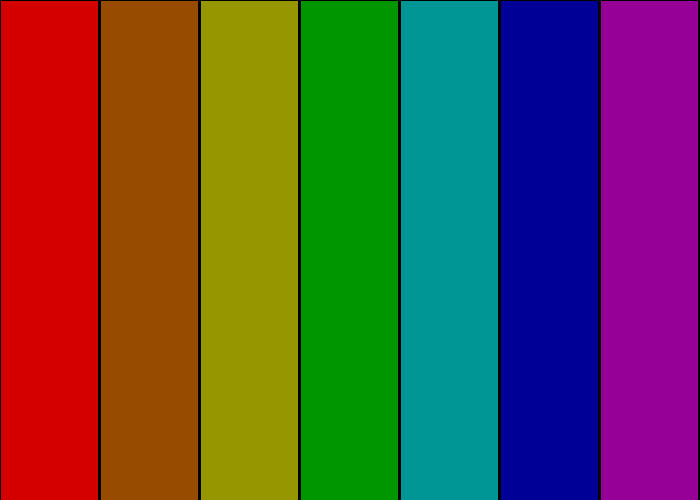
Frame 1 (no input)
Frame 60 (the mouse pressed at the canvas centre just before this capture): identical to frame 1, image omitted
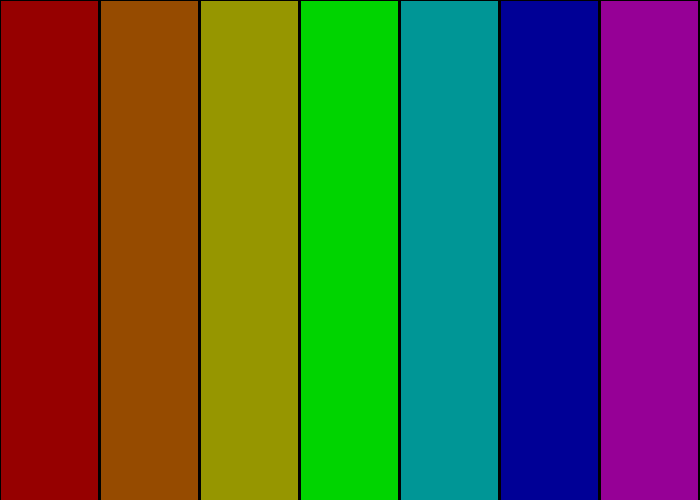
Frame 120 (the mouse held since frame 60 and released just before this capture)

The Processing sketch that drew these frames (run headless with seeded random() and noise(); from frame 60 on, the mouse is pressed at the canvas centre):

// Processing sketch: ColorFullPianoExercise
// ── ColorFullPianoExercise.pde
void setup() {
  size(700, 500);
}

void draw() {
  background(0);

  fill(255, 0, 0, 150);
  rect(0, 0, 98, 500);


  fill(255, 128, 0, 150);
  rect(100, 0, 98, 500);


  fill(255, 255, 0, 150);
  rect(200, 0, 98, 500);


  fill(0, 255, 0, 150);
  rect(300, 0, 98, 500);


  fill(0, 255, 255, 150);
  rect(400, 0, 98, 500);


  fill(0, 0, 255, 150);
  rect(500, 0, 98, 500);

  fill(255, 0, 255, 150);
  rect(600, 0, 98, 500);

  if (mouseX >= 600) {
    fill(255, 0, 255);
    rect(600, 0, 98, 500);
  }

  else if (mouseX >= 500) {
    fill(0, 0, 255, 150);
    rect(500, 0, 98, 500);
  }

  else if (mouseX >= 400) {
    fill(0, 255, 255, 150);
    rect(400, 0, 98, 500);
  }

  else if (mouseX >= 300) {

    fill(0, 255, 0, 150);
    rect(300, 0, 98, 500);
  }


  else if (mouseX >= 200) {
    fill(255, 255, 0, 150);
    rect(200, 0, 98, 500);
  }

  else if (mouseX >= 100) {


    fill(255, 128, 0, 150);
    rect(100, 0, 98, 500);
  }

  else if (mouseX < 100) {

    fill(255, 0, 0, 150);
    rect(0, 0, 98, 500);
  }
}
